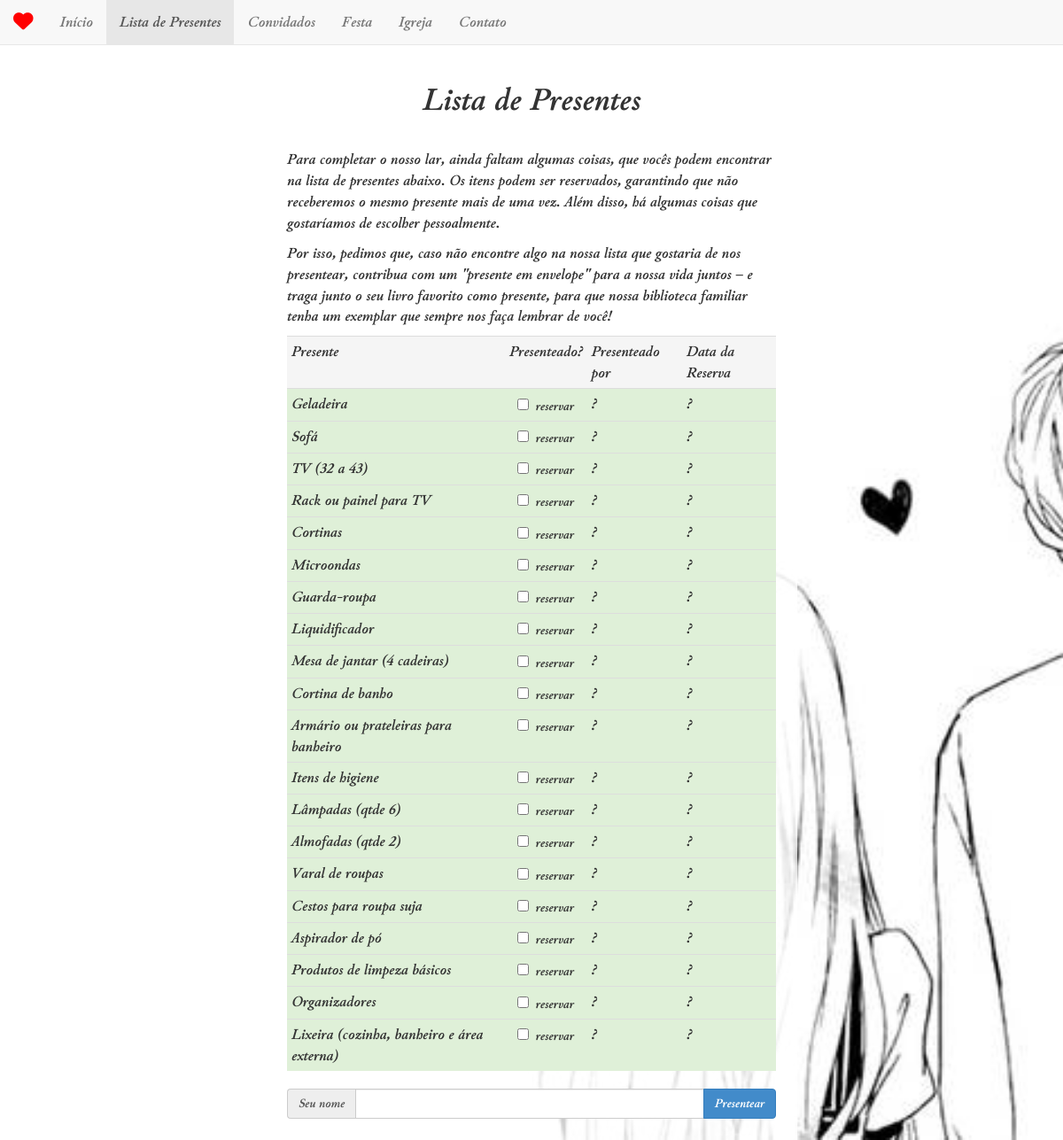
The app's page /presentes.html with its own data.
### tables this page shows
CREATE TABLE wishlist (
        id INTEGER PRIMARY KEY AUTOINCREMENT, 
        label TEXT, 
        desc TEXT, 
        link TEXT, 
        booked INTEGER, 
        reserver TEXT, 
        reservation_date TEXT, 
        changed TEXT
    );

### wedsite.py (the view, shortened to what this page needs)
@app.route('/presentes.html', methods=['GET', 'POST'])
def wishlist():
    name = request.form.get('name', '')
    checked = [int(key) for key in request.form.keys() if re.match(r'^\d+$', key)]  # Alterado aqui
    msg = None
    success = False
    with closing(sqlite3.connect('wishlist.sqlite3')) as db:
        cur = db.cursor()
        with db:
            items = cur.execute('SELECT id, label, booked, reserver, reservation_date FROM wishlist').fetchall()
    return render_template('presentes.html', wishlist=True, items=items,
                           name=name, checked=checked, msg=msg, success=success)

### templates/presentes.html (shortened to what this page needs)
{% extends "layout.html" %}
{% block payload %}
<h1>Lista de Presentes</h1>
<p>Para completar o nosso lar, ainda faltam algumas coisas, que vocês podem encontrar na lista de presentes abaixo. Os itens podem ser reservados, garantindo que não receberemos o mesmo presente mais de uma vez. Além disso, há algumas coisas que gostaríamos de escolher pessoalmente.</p>
<p>Por isso, pedimos que, caso não encontre algo na nossa lista que gostaria de nos presentear, contribua com um "presente em envelope" para a nossa vida juntos &ndash; e traga junto o seu livro favorito como presente, para que nossa biblioteca familiar tenha um exemplar que sempre nos faça lembrar de você!</p>
<form action="" method="post">
    <table class="table table-condensed">
        <tr class="active">
            <th>Presente</th>
            <th>Presenteado?</th>
            <th>Presenteado por</th>
            <th>Data da Reserva</th>
        </tr>
        {% for id, label, booked, reserver, reservation_date in items %}
        <tr class="{% if booked %}danger{% else %}success{% endif %}">
            <td>{{ label }}</td>
            <td class="book-gift-column">
                {% if booked %}
                <span class="label label-danger">Presenteado</span>
                {% else %}
                <label class="checkbox-inline">
                    <input type="checkbox" value="" name="{{ id }}"
                    {% if id in checked %}checked{% endif %}><small>reservar</small>
                </label>
                {% endif %}
            </td>
            <td>{% if booked %}{{ reserver }}{% else %}?{% endif %}</td>
            <td>{% if booked %}{{ reservation_date }}{% else %}?{% endif %}</td>
        </tr>
        {% endfor %}
    </table>
    <div class="input-group">
        <span class="input-group-addon">Seu nome</span>
        <input type="text" class="form-control" name="name" value="{{ name }}">
        <span class="input-group-btn">
            <button type="submit" class="btn btn-primary">Presentear</button>
        </span>
    </div>
</form>
{% endblock %}

### templates/layout.html (shortened to what this page needs)
<!DOCTYPE html>
<html lang="pt">
  <head>
    <link rel="stylesheet" href="https://cdnjs.cloudflare.com/ajax/libs/font-awesome/6.0.0-beta3/css/all.min.css">
    <link href="{{ url_for('static', filename='css/bootstrap.min.css') }}" rel="stylesheet">
    <link href="{{ url_for('static', filename='css/wedsite.css') }}" rel="stylesheet">
  </head>
  <body>
    <nav class="navbar navbar-default navbar-fixed-top" role="navigation">
      <div class="container-fluid">
          <div class="navbar-header">
	<a class="navbar-brand" href="{{ url_for('home') }}">
	    <i class="fas fa-heart fa-lg" style="color: red;"></i>
	</a>
          </div>
          <div class="collapse navbar-collapse" id="wedsite-navbar-collapse-1">
            <ul class="nav navbar-nav">
              <li{% if home %} class="active"{% endif %}><a href="{{ url_for('home') }}">Início</a></li>
              <li{% if wishlist %} class="active"{% endif %}><a href="{{ url_for('wishlist') }}">Lista de Presentes</a></li>
              <li{% if cerimonia %} class="active"{% endif %}><a href="{{ url_for('rsvp') }}">Convidados</a></li>
              <li{% if cerimonia %} class="active"{% endif %}><a href="{{ url_for('cerimonia') }}">Festa</a></li>
              <li{% if local %} class="active"{% endif %}><a href="{{ url_for('local') }}">Igreja</a></li>
              <li{% if contato %} class="active"{% endif %}><a href="{{ url_for('contato') }}">Contato</a></li>
            </ul>
          </div>
        </div>
    </nav>
    <div class="container-fluid">
      <div class="row">
        <div class="col-md-6" id="payload">{% block payload %}{% endblock %}</div>
      </div>
    </div>
  </body>
</html>

### static/css/wedsite.css (style rules this page uses)
body { background-color: #0e0d0c; background: url(../img/bg.jpg) no-repeat fixed; background-size: cover; }
nav, #payload { font-family: 'Junicode'; font-size: 120%; }
#payload { padding: 50px 24px 24px 24px; background: rgb(255, 255, 255) transparent; background: rgba(255, 255, 255, 0.8); filter:progid:DXImageTransform.Microsoft.gradient(startColorstr=#AAFFFFFF, endColorstr=#AAFFFFFF); -ms-filter: "progid:DXImageTransform.Microsoft.gradient(startColorstr=#AAFFFFFF, endColorstr=#AAFFFFFF)"; }
#payload h1 { text-align: center; padding-bottom: 24px; padding-top: 24px; }
.book-gift-column { text-align: center; }

### records on screen
wishlist: label "Geladeira"
wishlist: label "Sofá"
wishlist: label "TV (32 a 43)"
wishlist: label "Rack ou painel para TV"
wishlist: label "Cortinas"
wishlist: label "Microondas"
wishlist: label "Guarda-roupa"
wishlist: label "Liquidificador"
wishlist: label "Mesa de jantar (4 cadeiras)"
wishlist: label "Cortina de banho"
wishlist: label "Armário ou prateleiras para banheiro"
wishlist: label "Itens de higiene"
wishlist: label "Lâmpadas (qtde 6)"
wishlist: label "Almofadas (qtde 2)"
wishlist: label "Varal de roupas"
wishlist: label "Cestos para roupa suja"
wishlist: label "Aspirador de pó"
wishlist: label "Produtos de limpeza básicos"
wishlist: label "Organizadores"
wishlist: label "Lixeira (cozinha, banheiro e área externa)"
